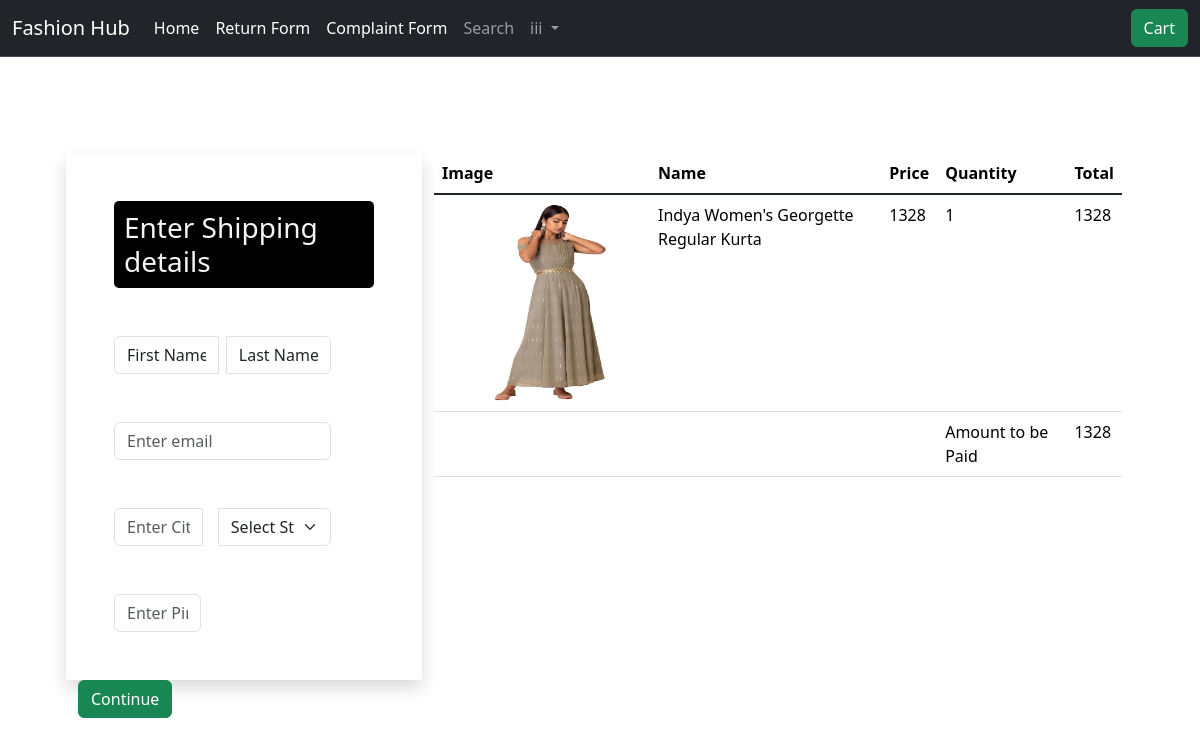
Before: /order/checkout (signed in) with the older database file.
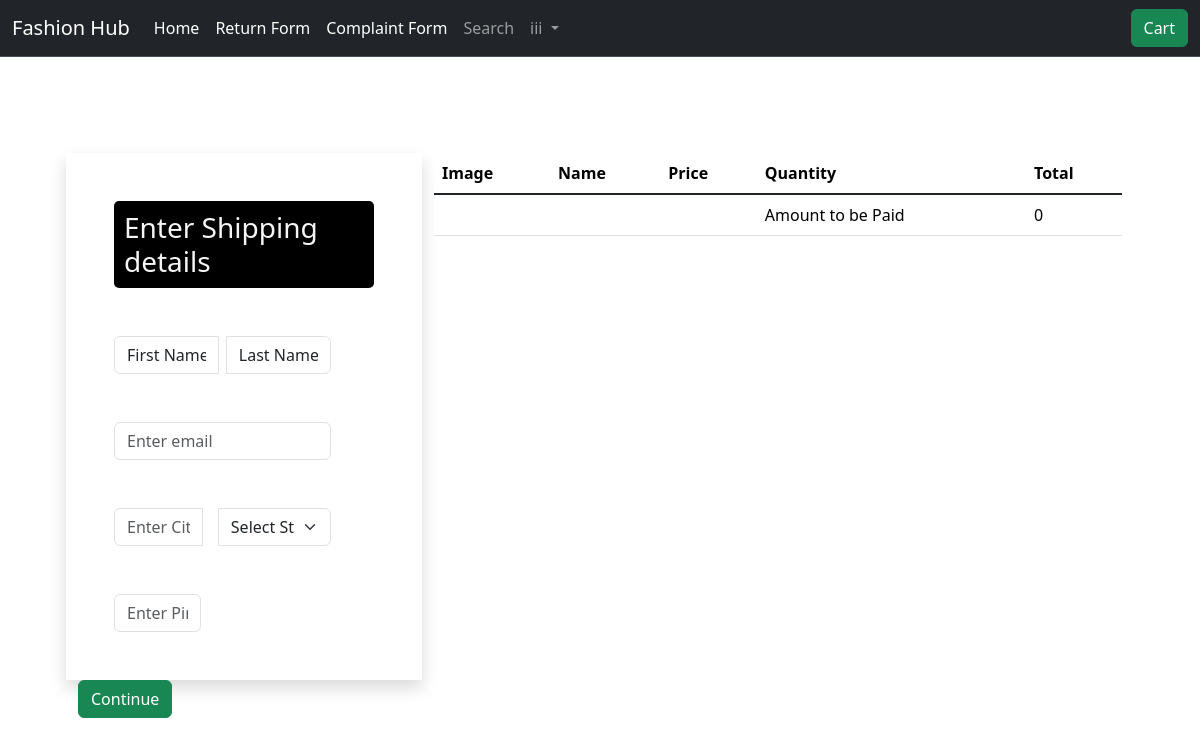
After: the same page with the newer database file.
### cart/models.py (models this page shows, shortened)
class Cart(models.Model):
    username = models.ForeignKey(User,on_delete=models.CASCADE)
    name = models.ForeignKey(Product,on_delete=models.CASCADE)
    price = models.IntegerField(default=0)
    total_price = models.IntegerField(default=0)
    desc = models.CharField(max_length=200,default='')
    image = models.ImageField(upload_to='shop',default='')
    quantity = models.IntegerField(default=1)

### shop/models.py (models this page shows)
class Product(models.Model):
    categories = (('Mens','Mens'),('Womens','Womens'),('Kids','Kids'),('Mens Sneakers','Mens Sneakers'),('Womens Sneakers','Womens Sneakers'))
    product_id = models.IntegerField()
    product_name = models.CharField(max_length=50)
    product_desc = models.CharField(max_length=100)
    product_price = models.IntegerField()
    product_image = models.ImageField(upload_to='images',default='')
    product_category = models.CharField(max_length=50,choices=categories,default='')
    def __str__(self):
        return str(self.product_name)

### checkout/views.py (the view)
# urls.py: path('checkout',views.checkout),
def checkout(request):
    username=request.session.get('username')
    context={}
    total_amount = 0
    products=Cart.objects.filter(username__username = username)
    for i in products:
        total_amount += i.total_price
    context['products']=products
    context['total_amount'] = total_amount
    print(total_amount)
    return render(request,'checkout/checkout.html',context)

### checkout/templates/checkout/checkout.html (shortened to what this page needs)
{% extends 'shop/base.html' %}
{% block body %}
<div class="container mt-5 px-5 py-5">
        <form action="/order/" method="post">
            <div class="row">
        <div class="col-4 p-5 shadow">
    <h3 style="background-color:rgb(0, 0, 0); color: whitesmoke; padding-top: 10px;padding-bottom: 10px;padding-left: 10px;padding-right: 10px;border-radius: 5px;">Enter Shipping details</h3>
        <div class="col-10 mt-5">
            <div class="input-group">
          <input type="text" name="fname" class="form-control me-2" value="First Name" required>
          <input type="text" name="lname" class="form-control" value="Last Name" required>
          </div>
        </div>
        <div class="col-10 mt-5">
          <div class="input-group has-validation">
            <input type="email" name="email" class="form-control"  placeholder="Enter email">
          </div>
        </div>
        <div class="col-10 mt-5">
            <div class="input-group">
          <input type="text" name="city" class="form-control me-3" placeholder="Enter City" required>
          <select class="form-select" required>
            <option selected disabled value="">Select State</option>
          </select>
        </div>
        </div>
       <div class="col-4 mt-5">
        <input type="text" name="zip" class="form-control" placeholder="Enter Pincode" required>
       </div>
        </div>
        <div class="col-8">
            <table class="table">
                <thead>
                  <tr>
                    <th scope="col">Image</th>
                    <th scope="col">Name</th>
                    <th scope="col">Price</th>
                    <th scope="col">Quantity</th>
                    <th scope="col">Total</th>
                  </tr>
                </thead>
                <tbody class="table-group-divider">
                  {% for i in products %}
                  <tr>
                    <th scope="row"><img src="{{i.image.url}}" alt="" height="200px" width="200px"></th>
                    <td>{{i.name}}</td>
                    <td> {{i.price}}</td>
                    <td>{{i.quantity}}</td>
                    <td> {{i.total_price}}</td>
                  </tr>
                  {% endfor %}
                  <tr>
                    <td></td>
                    <td></td>
                    <td></td>
                    <td>Amount to be Paid</td>
                    <td> {{total_amount}}</td>
                  </tr>
                </tbody>
              </table>
        </div>
    </div>
    <button class="btn btn-success" type="submit" name="paypal-button-id" id="paypal-button-id">Continue</button>
    </form>
</div>
{% endblock %}

Changed rows visible on the page:
removed Cart: image (picture), name "Indya Women's Georgette Regular Kurta", price "1328", quantity "1", total_price "1328"
Other visible differences:
{{ total_amount }}: "1328" → "0"
